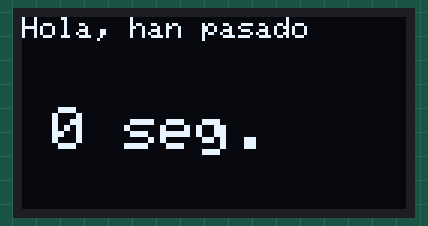
Simulated run of this sketch. Board: Arduino Uno, built with avr-gcc and run on an emulated ATmega328P. Parts: 128×64 one-colour display.

Above: at 0.1 s.
At 4.1 s:
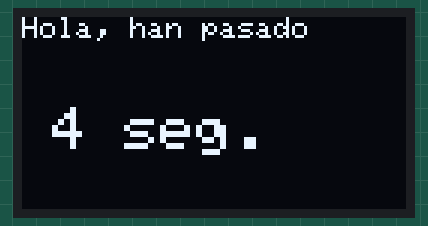
At 9.1 s:
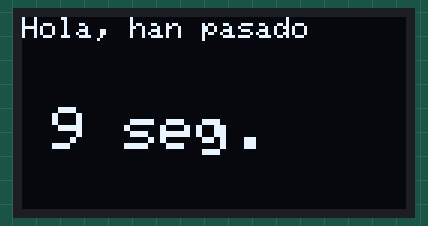
At 18.1 s:
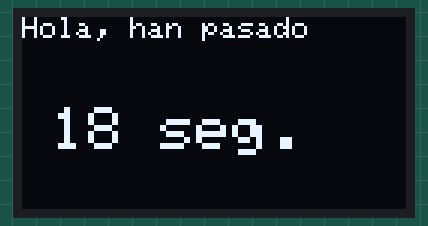
At 28.1 s:
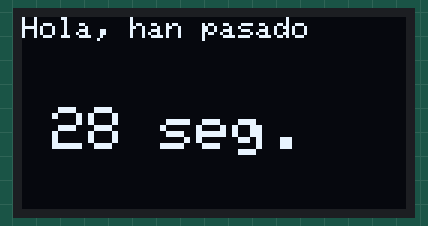
At 38.1 s:
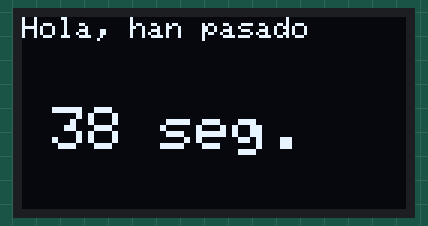

The sketch:

Hola__han_pasado__primer_programa.ino
```cpp
 #include<Wire.h>    //Se incluye la libreria de I2C
#include<Adafruit_GFX.h>  //Se incluye la librería para manipular el texto y graficos
#include<Adafruit_SSD1306.h>  //Se usa para el chip de la pantalla
#define ANCHO 128   //El ancho de la pantalla
#define ALTO 64 //El alto de la pantalla
#define OLED_RESET 4  //Se incluye el valor del reset
Adafruit_SSD1306 oled(ANCHO, ALTO, &Wire, OLED_RESET);  //Se crea un objeto llamado oled del tipo Adafruit_SSD1306, debe incluir los siguientes valores, ANCHO, ALTO, el I2C y el valor del reset
void setup() {
 Wire.begin();  //Se incializa el I2C
 oled.begin(SSD1306_SWITCHCAPVCC, 0X3c);  //Se incializa el oled, con el parametro de voltaje y de la dirección I2C
}

void loop() {
  oled.clearDisplay();    //Se limpia la pantalla
  oled.setTextColor(WHITE);   //Se escribe el color de la pantalla
  oled.setCursor(0,0);    //Se escribe la posicion del cursor
  oled.setTextSize(1);    //Se da el tamaño de la fuente
  oled.print("Hola, han pasado");   //Se escribe el texto
  oled.setCursor(10,30);  //Se indica la posicion del cursor
  oled.setTextSize(2);    //Se identifica el tamaño del texto
  oled.print(millis() /1000);   //Se cuenta los milisegundos
  oled.print(" seg.");    //Se escribe el texto
  oled.display();   //mostrar todos los datos
}
```

Measured:
- what the display in image 1 shows lasts 1.0 s, from 4.0 s to 5.0 s
